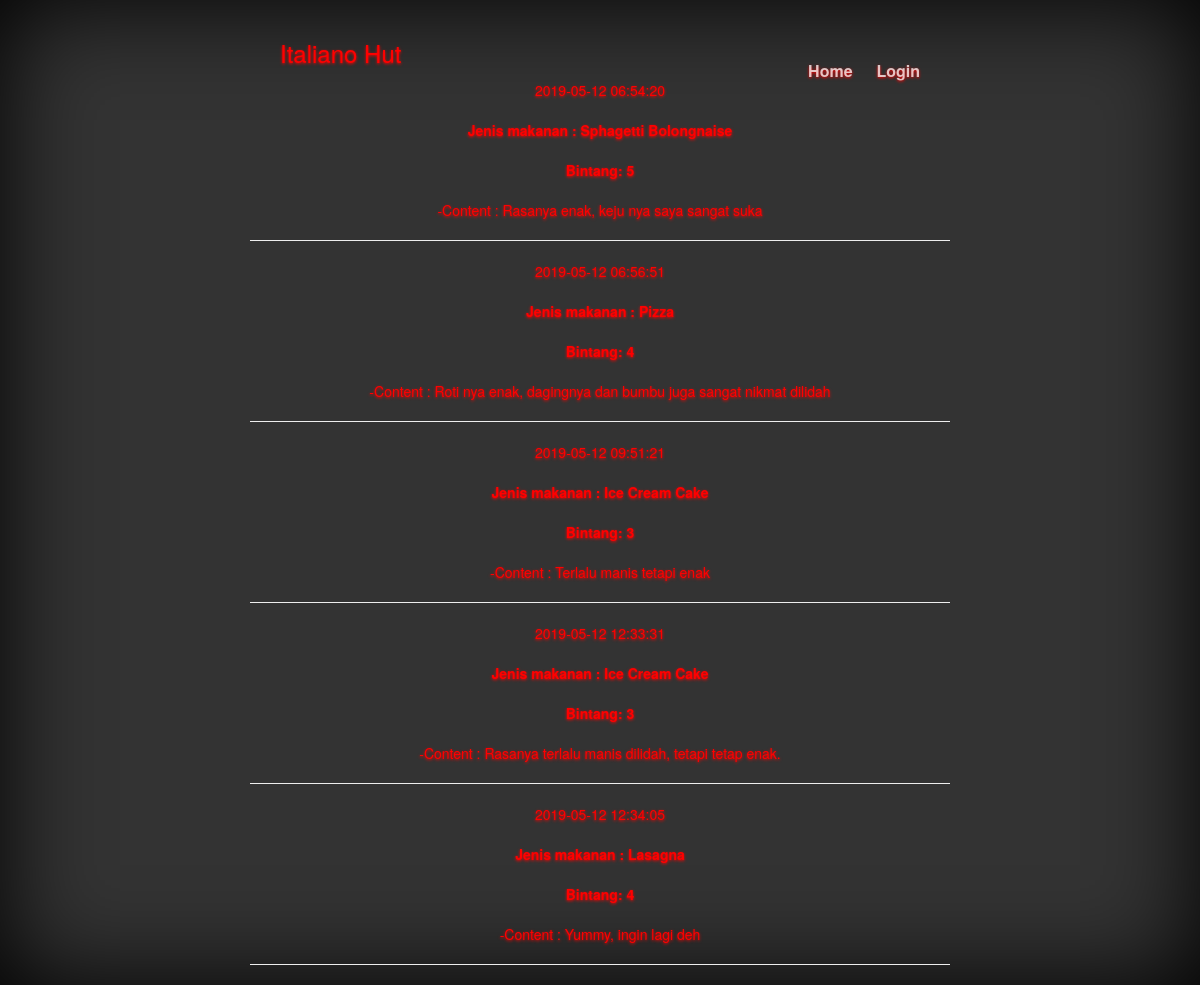
/review.php, run on the app's committed database.
### tables this page shows
CREATE TABLE `post` (
  `id` int(11) NOT NULL,
  `jenis` varchar(35) NOT NULL,
  `bintang` int(30) NOT NULL,
  `isi` text NOT NULL,
  `waktu` timestamp NOT NULL DEFAULT CURRENT_TIMESTAMP
);

### review.php (the view, shortened to what this page needs)
<!DOCTYPE html>
<html lang="en">
  <head>
    <link href="bootstrap.min.css" rel="stylesheet">
    <link href="cover.css" rel="stylesheet">
  </head>
  <body>
    <div class="site-wrapper">
      <div class="site-wrapper-inner">
        <div class="cover-container">
          <div class="masthead clearfix">
            <div class="inner">
              <h3 class="masthead-brand">Italiano Hut</h3>
              <br>
              <ul class="nav masthead-nav">
                <li><a href="index.php">Home</a></li>
                <li><a href="login.php">Login</a></li>
              </ul>
            </div>
          </div>
      <br><br><br><br>
<?php
$servername = "sql200.epizy.com";
$username = "epiz_23904722";
$password = "FXoXdxmjLrl";
$dbname = "epiz_23904722_afsri";
$conn = new mysqli($servername, $username, $password, $dbname);
$sql = "SELECT * FROM post";
$result = $conn->query($sql);
if ($result->num_rows > 0) {
  while($row = $result->fetch_assoc()) {
    echo " ".$row["waktu"]."<br>"."<br>";
                      echo "<strong>Jenis makanan : " . $row["jenis"]."</strong><br>"."<br>";
                       echo "<strong>Bintang: " . $row["bintang"]."</strong><br>"."<br>";
                      echo "-Content : " . substr($row["isi"], 0,100);
            echo "<hr/>";
                  }
}
?>
  </body>
</html>

### cover.css (style rules this page uses)
a, a:focus, a:hover { color: #fff; }
html, body { height: 100%; background-color: #333; }
body { color:#FF0000; text-align: center; text-shadow: 0 1px 3px rgb(255,0,0); box-shadow: inset 0 0 100px rgb(0,0,0); }
.site-wrapper { display: table; width: 100%; height: 100%; min-height: 100%; }
.site-wrapper-inner { display: table-cell; vertical-align: top; }
.cover-container { margin-right: auto; margin-left: auto; }
.inner { padding: 30px; }
.masthead-brand { margin-top: 10px; margin-bottom: 10px; }
.masthead-nav > li { display: inline-block; }
.masthead-nav > li + li { margin-left: 20px; }
.masthead-nav > li > a { padding-right: 0; padding-left: 0; font-size: 16px; font-weight: bold; color: #fff; color: rgba(255,255,255,.75); border-bottom: 2px solid transparent; }
@media (min-width: 768px) { .masthead-brand { float: left; } }
@media (min-width: 768px) { .masthead-nav { float: right; } }
@media (min-width: 768px) { .masthead { position: fixed; top: 0; } }
@media (min-width: 768px) { .site-wrapper-inner { vertical-align: middle; } }
@media (min-width: 768px) { .masthead, .mastfoot, .cover-container { width: 100%; } }
@media (min-width: 992px) { .masthead, .mastfoot, .cover-container { width: 700px; } }

### data on the page
post: waktu "2019-05-12 06:54:20", jenis "Sphagetti Bolongnaise", bintang "5", isi "Rasanya enak, keju nya saya sangat suka"
post: waktu "2019-05-12 06:56:51", jenis "Pizza", bintang "4", isi "Roti nya enak, dagingnya dan bumbu juga sangat nikmat dilidah"
post: waktu "2019-05-12 09:51:21", jenis "Ice Cream Cake", bintang "3", isi "Terlalu manis tetapi enak"
post: waktu "2019-05-12 12:33:31", jenis "Ice Cream Cake", bintang "3", isi "Rasanya terlalu manis dilidah, tetapi tetap enak."
post: waktu "2019-05-12 12:34:05", jenis "Lasagna", bintang "4", isi "Yummy, ingin lagi deh"
